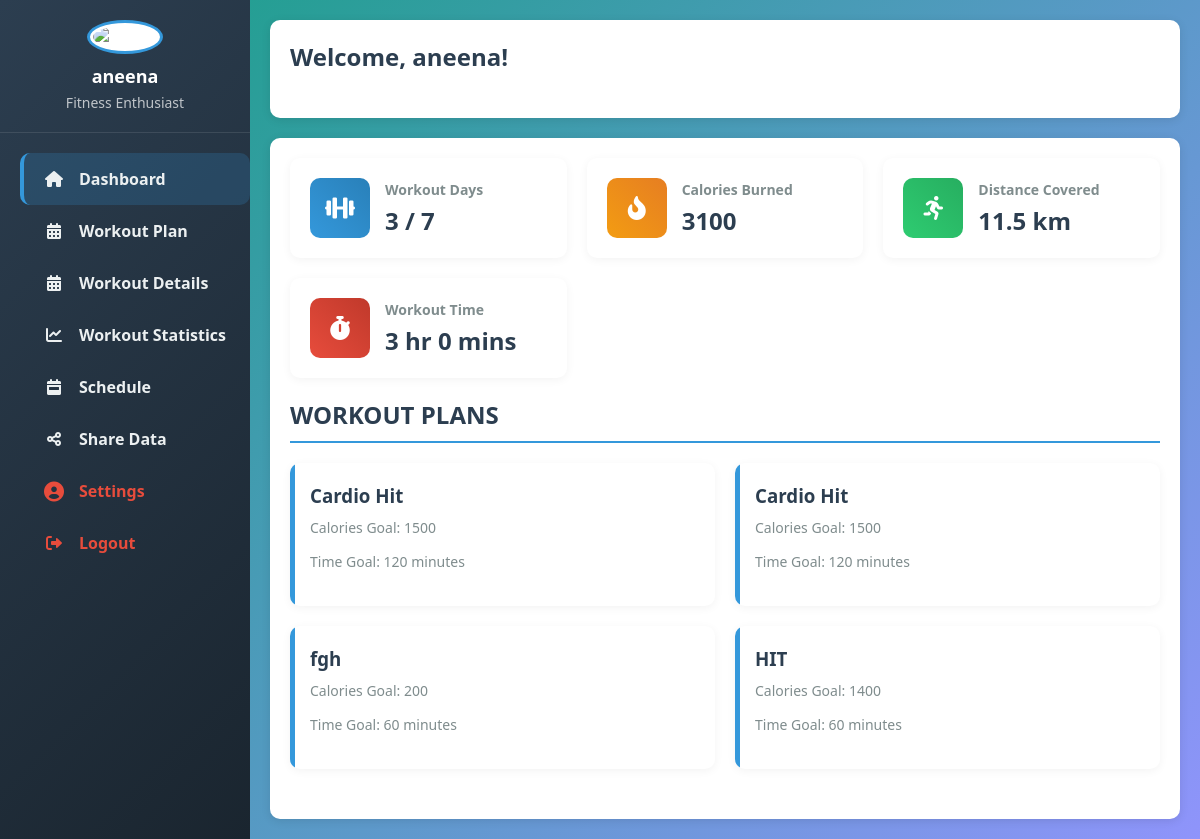
The app's page /dashboard (signed in) with its own data.
### app/database.py (models this page shows, shortened)
class User(db.Model):
    __tablename__ = 'users'
    id = db.Column(db.Integer, primary_key=True, autoincrement=True)
    username = db.Column(db.String(80), unique=True, nullable=False)
    email = db.Column(db.String(120), unique=True, nullable=False)
    password_hash = db.Column(db.String(256), nullable=False)
    secret_question = db.Column(db.String(100), nullable=True)
    secret_answer_hash = db.Column(db.String(256), nullable=True)
    created_at = db.Column(db.DateTime, default=datetime.utcnow)
    last_login = db.Column(db.DateTime, nullable=True)

class WeeklyPlan(db.Model):
    __tablename__ = 'weekly_plans'
    id = db.Column(db.Integer, primary_key=True)
    user_id = db.Column(db.Integer, db.ForeignKey('users.id'), nullable=False)
    plan_name = db.Column(db.String(100), nullable=False)
    calorie_goal = db.Column(db.Integer, nullable=False)
    time_goal_minutes = db.Column(db.Integer, nullable=False)
    created_at = db.Column(db.DateTime, default=datetime.utcnow)
    user = db.relationship('User', backref=db.backref('weekly_plans', lazy=True))

### app/app.py (the view)
@app.route('/dashboard')
def dashboard():
    if 'username' not in session:
        return redirect(url_for('login'))
    user = User.query.filter_by(username=session['username']).first()
    if not user:
        session.clear()
        return redirect(url_for('login'))
    weekly_plans = WeeklyPlan.query.filter_by(user_id=user.id).all()
    workout_logs = WorkoutLog.query.filter_by(user_id=user.id).all()
    total_duration = sum([log.duration_minutes for log in workout_logs])
    total_calories = sum([log.calories for log in workout_logs if log.calories])
    workout_days_set = set()
    for log in workout_logs:
        if log.workout_days:
            days = [day.strip() for day in log.workout_days.split(',')]
            workout_days_set.update(days)
    total_workout_days = len(workout_days_set)
    distance_km = 11.5
    return render_template(
        'dashboard.html',
        user=user,
        weekly_plans=weekly_plans,
        workout_logs=workout_logs,
        total_duration=total_duration,
        total_calories=total_calories,
        total_workout_days=total_workout_days,
        distance_km=distance_km
    )

### app/templates/dashboard.html (shortened to what this page needs)
{% extends "base.html" %}
{% block extra_css %}
<link rel="stylesheet" href="{{ url_for('static', filename='css/dashboard.css') }}">
<link rel="stylesheet" href="https://cdnjs.cloudflare.com/ajax/libs/font-awesome/6.0.0/css/all.min.css">
{% endblock %}
{% block content %}
<div class="app-container">
  <aside class="sidebar">
    <div class="sidebar-header">
      <img src="static/images/Fitness logo.jpg" alt="Profile">
      <div class="user-info">
        <h3>{{ user.username }}</h3>
        <p>Fitness Enthusiast</p>
      </div>
    </div>
    <nav class="menu">
      <a href="#" class="menu-item active" data-target="dashboard-section">
        <i class="fas fa-home"></i> <span>Dashboard</span>
      </a>
      <a href="#" class="menu-item" data-target="workout-plan-section">
        <i class="fas fa-calendar-alt"></i> <span>Workout Plan</span>
      </a>
      <a href="#" class="menu-item" data-target="workout-details-section">
        <i class="fas fa-calendar-alt"></i> <span>Workout Details</span>
      </a>
      <a href="#" class="menu-item" data-target="workout-statistic-section">
        <i class="fas fa-chart-line"></i> <span>Workout Statistics</span>
      </a>
      <a href="#" class="menu-item" data-target="schedule-section">
        <i class="fas fa-calendar-week"></i> <span>Schedule</span>
      </a>
      <a href="#" class="menu-item" data-target="share-section">
        <i class="fas fa-share-alt"></i> <span>Share Data</span>
      </a>
      <a href="#" class="menu-item settings-btn" data-target="settings-section">
        <i class="fas fa-user-circle fa-lg"></i> <span>Settings</span>
      </a>
      <a href="{{ url_for('logout') }}" class="menu-item logout-btn">
        <i class="fas fa-sign-out-alt"></i> <span>Logout</span>
      </a>
    </nav>
  </aside>
  <main class="main-content">
    <header class="dashboard-header">
      <h1>Welcome, {{ user.username }}!</h1>
    </header>
    <section id="dashboard-section" class="content-section active">
      <div class="statistics-container">
        <div class="stats-card">
          <div class="stats-icon blue">
            <i class="fas fa-dumbbell"></i>
          </div>
          <div class="stats-info">
            <h3>Workout Days</h3>
            <p>{{ total_workout_days }} / 7</p>
          </div>
        </div>
        <div class="stats-card">
          <div class="stats-icon orange">
            <i class="fas fa-fire-alt"></i>
          </div>
          <div class="stats-info">
            <h3>Calories Burned</h3>
            <p>{{ total_calories }}</p>
          </div>
        </div>
        <div class="stats-card">
          <div class="stats-icon green">
            <i class="fas fa-running"></i>
          </div>
          <div class="stats-info">
            <h3>Distance Covered</h3>
            <p>{{ distance_km }} km</p>
          </div>
        </div>
        <div class="stats-card">
          <div class="stats-icon red">
            <i class="fas fa-stopwatch"></i>
          </div>
          <div class="stats-info">
            <h3>Workout Time</h3>
            <p>{{ (total_duration // 60) }} hr {{ (total_duration % 60) }} mins</p>
          </div>
        </div>
      </div>
      <h2>WORKOUT PLANS</h2>
      <div class="workout-plans">
        {% for plan in weekly_plans %}
        <div class="workout-plan">
          <h3>{{ plan.plan_name }}</h3>
          <p>Calories Goal: {{ plan.calorie_goal }}</p>
          <p>Time Goal: {{ plan.time_goal_minutes }} minutes</p>
        </div>
        {% endfor %}
      </div>
    </section>
  </main>
</div>
{% endblock %}

### app/templates/base.html (shortened to what this page needs)
<!DOCTYPE html>
<html lang="en">
<head>
    <link rel="stylesheet" href="{{ url_for('static', filename='css/style.css') }}">
    {% block extra_css %}{% endblock %}
</head>
<body>
    <main>
        {% block content %}{% endblock %}
    </main>
</body>
</html>

### app/static/css/style.css (style rules this page uses)
* { margin: 0; padding: 0; box-sizing: border-box; }
:root { --primary-color: #16a085; --secondary-color: #8f94fb; --text-color: #333; --light-bg: rgba(255, 255, 255, 0.95); --error-color: #e74c3c; --success-color: #2ecc71; --shadow: 0 8px 20px rgba(0, 0, 0, 0.1); }
body { font-family: 'Poppins', 'Arial', sans-serif; background-image: linear-gradient(135deg, var(--primary-color) 0%, var(--secondary-color) 100%); background-size: cover; background-repeat: no-repeat; background-attachment: fixed; min-height: 100vh; margin: 0; position: relative; overflow-x: hidden; }
body::before { content: ''; position: absolute; top: 0; left: 0; width: 100%; height: 100%; opacity: 0.1; z-index: -1; }
nav a { text-decoration: none; margin-left: 20px; padding: 10px 20px; color: rgb(252, 252, 252); border-radius: 10px; font-weight: bold; transition: all 0.3s ease; }
h1 { color: var(--primary-color); margin-bottom: 25px; font-weight: 600; font-size: 28px; }
a { color: var(--primary-color); text-decoration: none; font-weight: 500; transition: color 0.2s; }

### app/static/css/dashboard.css (style rules this page uses)
* { margin: 0; padding: 0; box-sizing: border-box; font-family: 'Segoe UI', Tahoma, Geneva, Verdana, sans-serif; }
body { display: block; background-color: #204575; overflow-x: visible; }
.app-container { display: flex; min-height: 100vh; width: 100%; }
.sidebar { width: 250px; background: linear-gradient(135deg, #2c3e50, #1a252f); color: white; position: relative; transition: all 0.3s ease; }
.sidebar-header { padding: 20px; text-align: center; border-bottom: 1px solid rgba(255, 255, 255, 0.1); }
.sidebar-header img { width: 80px; height: 80px; border-radius: 50%; border: 3px solid #3498db; padding: 3px; background: white; }
.user-info { margin-top: 10px; }
.user-info h3 { font-size: 18px; margin-bottom: 5px; }
.user-info p { font-size: 14px; opacity: 0.7; }
.menu { margin-top: 20px; }
.menu-item { display: flex; align-items: center; padding: 15px 20px; color: #ecf0f1; text-decoration: none; transition: all 0.3s ease; border-left: 4px solid transparent; }
.menu-item i { margin-right: 15px; width: 20px; text-align: center; }
.menu-item.active { background-color: rgba(52, 152, 219, 0.2); border-left: 4px solid #3498db; font-weight: bold; }
.main-content { flex: 1; padding: 20px; transition: all 0.3s ease; }
.dashboard-header { background: white; padding: 20px; border-radius: 10px; box-shadow: 0 2px 10px rgba(0, 0, 0, 0.1); margin-bottom: 20px; display: flex; justify-content: space-between; align-items: center; }
.dashboard-header h1 { color: #2c3e50; font-size: 24px; }
.content-section { display: none; padding: 20px; background: white; border-radius: 10px; box-shadow: 0 2px 10px rgba(0, 0, 0, 0.1); animation: fadeIn 0.5s ease; }
.content-section.active { display: block; }
h2 { color: #2c3e50; margin-bottom: 20px; padding-bottom: 10px; border-bottom: 2px solid #3498db; }
.statistics-container { display: grid; grid-template-columns: repeat(auto-fit, minmax(240px, 1fr)); gap: 20px; margin-bottom: 20px; }
.stats-card { background: white; padding: 20px; border-radius: 10px; box-shadow: 0 2px 10px rgba(0, 0, 0, 0.05); display: flex; align-items: center; transition: transform 0.3s ease; }
.stats-icon { width: 60px; height: 60px; border-radius: 10px; display: flex; align-items: center; justify-content: center; margin-right: 15px; font-size: 24px; color: white; }
.stats-icon.blue { background: linear-gradient(45deg, #3498db, #2980b9); }
.stats-icon.orange { background: linear-gradient(45deg, #f39c12, #e67e22); }
.stats-icon.green { background: linear-gradient(45deg, #2ecc71, #27ae60); }
.stats-icon.red { background: linear-gradient(45deg, #e74c3c, #c0392b); }
.stats-info h3 { font-size: 14px; color: #7f8c8d; margin-bottom: 5px; }
.stats-info p { font-size: 24px; font-weight: bold; color: #2c3e50; }
.workout-plans { display: grid; grid-template-columns: repeat(auto-fit, minmax(280px, 1fr)); gap: 20px; margin-bottom: 30px; }
.workout-plan { background: white; padding: 20px; border-radius: 10px; box-shadow: 0 2px 10px rgba(0, 0, 0, 0.05); transition: transform 0.3s ease; position: relative; overflow: hidden; }
.workout-plan::before { content: ''; position: absolute; top: 0; left: 0; width: 5px; height: 100%; background: #3498db; }
.workout-plan h3 { margin-bottom: 10px; color: #2c3e50; }
.workout-plan p { color: #7f8c8d; margin-bottom: 15px; font-size: 14px; }
.logout-btn { margin-top: auto; color: #e74c3c; }
.settings-btn { margin-top: auto; color: #e74c3c; }

### records on screen
User: username "aneena"
WeeklyPlan: plan_name "Cardio Hit", calorie_goal "1500", time_goal_minutes "120"
WeeklyPlan: plan_name "Cardio Hit", calorie_goal "1500", time_goal_minutes "120"
WeeklyPlan: plan_name "fgh", calorie_goal "200", time_goal_minutes "60"
WeeklyPlan: plan_name "HIT", calorie_goal "1400", time_goal_minutes "60"

### other values on screen
{{ total_workout_days }} "3"
{{ total_calories }} "3100"
{{ distance_km }} "11.5"
{{ (total_duration // 60) }} "3"
{{ (total_duration % 60) }} "0"
